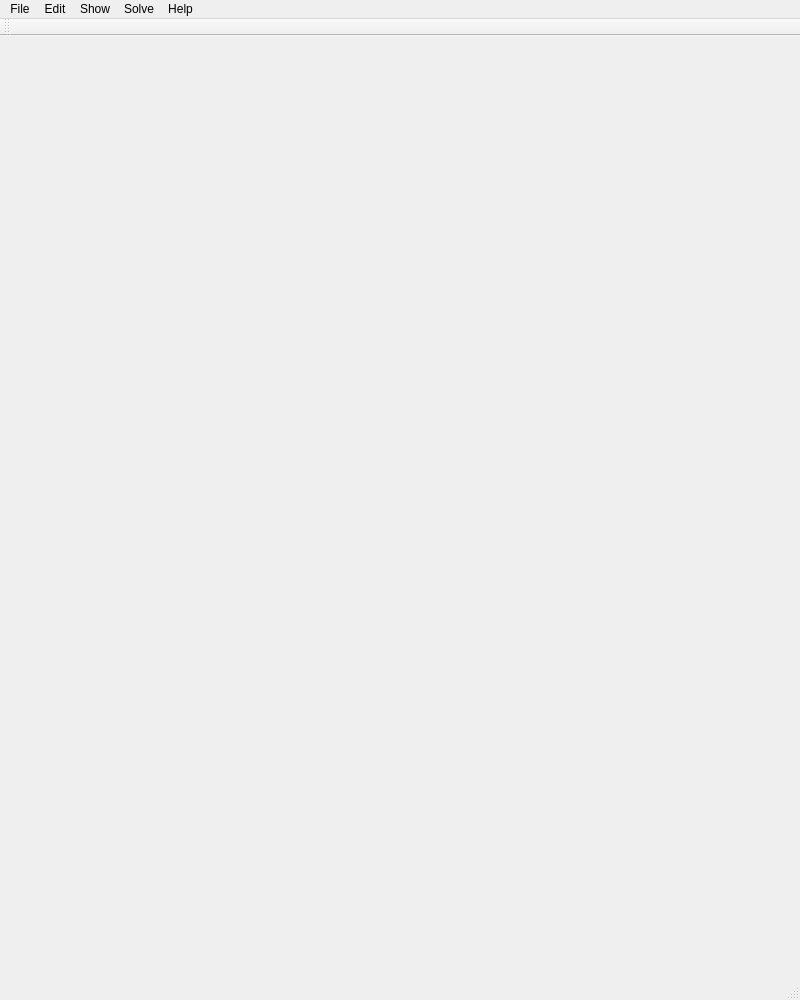
<?xml version="1.0" encoding="UTF-8"?>
<ui version="4.0">
 <class>MainWindow</class>
 <widget class="QMainWindow" name="MainWindow">
  <property name="geometry">
   <rect>
    <x>0</x>
    <y>0</y>
    <width>800</width>
    <height>1000</height>
   </rect>
  </property>
  <property name="windowTitle">
   <string>NEO: Elegant Optimization</string>
  </property>
  <widget class="QWidget" name="centralWidget"/>
  <widget class="QMenuBar" name="menuBar">
   <property name="geometry">
    <rect>
     <x>0</x>
     <y>0</y>
     <width>800</width>
     <height>21</height>
    </rect>
   </property>
   <widget class="QMenu" name="menuFile">
    <property name="title">
     <string>File</string>
    </property>
   </widget>
   <widget class="QMenu" name="menuEdit">
    <property name="title">
     <string>Edit</string>
    </property>
   </widget>
   <widget class="QMenu" name="menuShow">
    <property name="title">
     <string>Show</string>
    </property>
   </widget>
   <widget class="QMenu" name="menuSolve">
    <property name="title">
     <string>Solve</string>
    </property>
   </widget>
   <widget class="QMenu" name="menuHelp">
    <property name="geometry">
     <rect>
      <x>498</x>
      <y>99</y>
      <width>135</width>
      <height>50</height>
     </rect>
    </property>
    <property name="layoutDirection">
     <enum>Qt::LeftToRight</enum>
    </property>
    <property name="autoFillBackground">
     <bool>false</bool>
    </property>
    <property name="title">
     <string>Help</string>
    </property>
   </widget>
   <addaction name="menuFile"/>
   <addaction name="menuEdit"/>
   <addaction name="menuShow"/>
   <addaction name="menuSolve"/>
   <addaction name="menuHelp"/>
  </widget>
  <widget class="QToolBar" name="mainToolBar">
   <attribute name="toolBarArea">
    <enum>TopToolBarArea</enum>
   </attribute>
   <attribute name="toolBarBreak">
    <bool>false</bool>
   </attribute>
  </widget>
  <widget class="QStatusBar" name="statusBar"/>
 </widget>
 <layoutdefault spacing="6" margin="11"/>
 <resources/>
 <connections/>
</ui>
